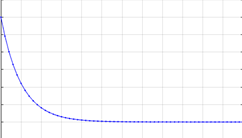
%> input picture bmes202/CA1_A03/Figure2.png, 242 x 138 px
$ octave scrpt_ca1fun2.m   (GNU Octave 9; MATLAB toolbox functions it lacks are replaced by stand-ins)
%> lines starting %> are read from the running program, lines starting %| are printed output that depends on the picture
### bmes202/CA1_A03/ca1_fun2.m
function [yt_data] = ca1_fun2(eq_cnst,t_data)
  % DESCRIPTION
	%  This function models how the heart rate slows as it returns to
	%  'normal' after exercise based on the model y(t) = D*exp(-t/tau) + B
	% INPUT
	%  eq_cnst -> [1x3] vector containing model constants [D,tau,B] in order.
	%      D   -> Increase in heart-rate (BPM)
  %      tau -> decay constant (sec)
	%      B   -> base-line heart-rate (BPM)
	%  t_data  -> [Nx1] vector containig times (sec)
	% OUTPUT
	%  yt_data -> Heart-rate (BPM)
	%-----------------------------------
  % Authors: Tony Okeke
	%          Nick Corrado
	%          Ben Jennings
	%          Gabriella Grym
	% Date: 09.25.2020
	% Team: A_03

	% Extract constants from eq_cnst
	  D = eq_cnst(1,1); % Assuming col 1 = D
		tau = eq_cnst(1,2); % Assuming col 2 = tau
		B = eq_cnst(1,3); % Assuming col 3 = B

	% Calculate yt_data
	  yt_data = D * exp(-t_data/tau) + B;
end

### bmes202/CA1_A03/scrpt_ca1fun2.m
%% Calculate Heart-rate Decays for Three Subjects
% DESCRIPTION
%  This function models how the heart rate slows as it returns to
%  'normal' after exercise based on the model y(t) = D*exp(-t/tau) + B
%  It plots the return to baseline for three subjects (fit,average,unfit).
%-----------------------------------
% Authors: Tony Okeke
%          Nick Corrado
%          Ben Jennings
%          Gabriella Grym
% Date: 09.25.2020
% Team: A_03

% Define time variable
   t_data = (0:60)';

% Define cnsts table containing constants for the different subjects
   fitness = {'Unfit','Average','Fit'}';
	 eq_cnst = [120 20 75;60 10 60;40 5 40];
	 % eq_cnst(:,1) -> D (BPM)
	 % eq_cnst(:,2) -> tau (sec)
	 % eq_cnst(:,3) -> B (BPM)
	 cnsts = table(fitness,eq_cnst);

% Use ca1_fun2 to determine heart-rates and plot Heart-rate vs Time
% graphs for each subject.

% Configure Plot
  figure
  ax = axes;
	% Color order for the various graphs
	ax.ColorOrder = [0 0.447058823529412 0.741176470588235;0.729411764705882 0 0;...
									 0.929411764705882 0.694117647058824 0.125490196078431];
	% Adjust plot settings
	ax.XGrid = 'on';
	ax.XMinorGrid = 'on';
	ax.YMinorGrid = 'on';
	hold on
  title('Heart-rate (BPM) vs Time (s)','FontWeight','bold','FontSize',14)
  xlabel('Time (s)','FontWeight','bold','FontSize',12)
	ylabel('Heart-rate (BPM)','FontWeight','bold','FontSize',12)
	yticks([20 40 60 80 100 120 140 160 180 200 220])

% Generate Graphs
  for i = 1:numel(fitness)
	  % Calculate yt_data
	    yt_data = ca1_fun2(cnsts.eq_cnst(i,:),t_data);
	  % Plot Results
		plot(t_data,yt_data,'-','LineWidth',1.5)
	end
	ylim([20 200])
  legend(fitness,'Location','northeast','FontSize',10)
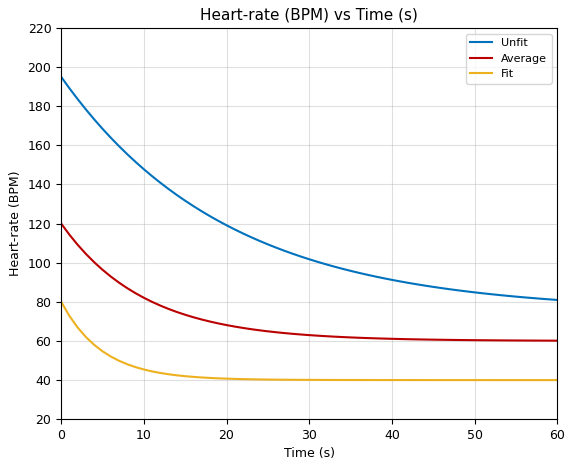
%> figure redrawn from the program's plot data; curve peaks at x = 0, y = 195; curve peaks at x = 0, y = 120; curve peaks at x = 0, y = 80
	hold off

%% Determining Constants from Figure 2 (In Problem Statement)
% Define Constants and t_data.
%   From Figure 2 (Problem Statement)
%     Increase in HR, D = Max HR - Min HR = 120 BPM
%     Base-line HR, B = Min HR = 60 BPM
%   To determine the appropriate tau value, we test four different tau
%   values (based on the values for fit,unfit,and average subjects). The
%   tau value that produces a graph matching figure 2 is then selected.
	D = 120;
	tau = (5:5:20)'; % t0 contains a range of values for testing
	B = 60;

	t_data = (0:60)';

% Calculate yt_data, and plot graphs for each potential tau value
% overlaying figure 2 in a 2 x 2 subplot grid.
	figure
	clf
	for i = 1:numel(tau)
		% Calculate heart rate
		yt_data = ca1_fun2([D tau(i) B],t_data);

		% Plot Graphs
		subplot(2,2,i)
		hold on
		title(sprintf('tau = %i',tau(i)))
		plot(t_data,yt_data,'-r','LineWidth',1.5)
		ylim([40 200])

		% Add graph from fig.2 to the background of the plots
		I = imread('Figure2.png');
%> I is the input picture: size 138x242x3 uint8; mean R, G, B 250.6, 250.6, 252.4
		h = image([0 60],[200 40],I);
		uistack(h,'bottom')
		xticks([0 60])
		yticks([50 200])
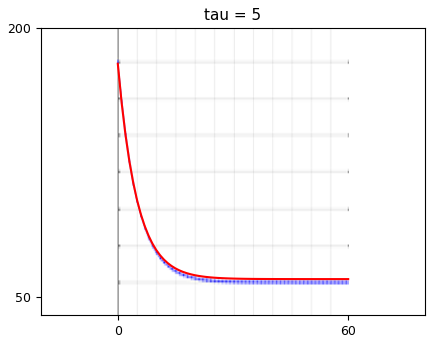
%> figure redrawn from the program's plot data
		hold off
	end
% The graph tau = 5 matches fig.2 the best out of all values tested.
%   Emphasize the plot tau = 5
	  ax = subplot(2,2,1);
		box on
		ax.LineWidth = 3;
		ax.XColor = 'blue';
		ax.YColor = 'blue';
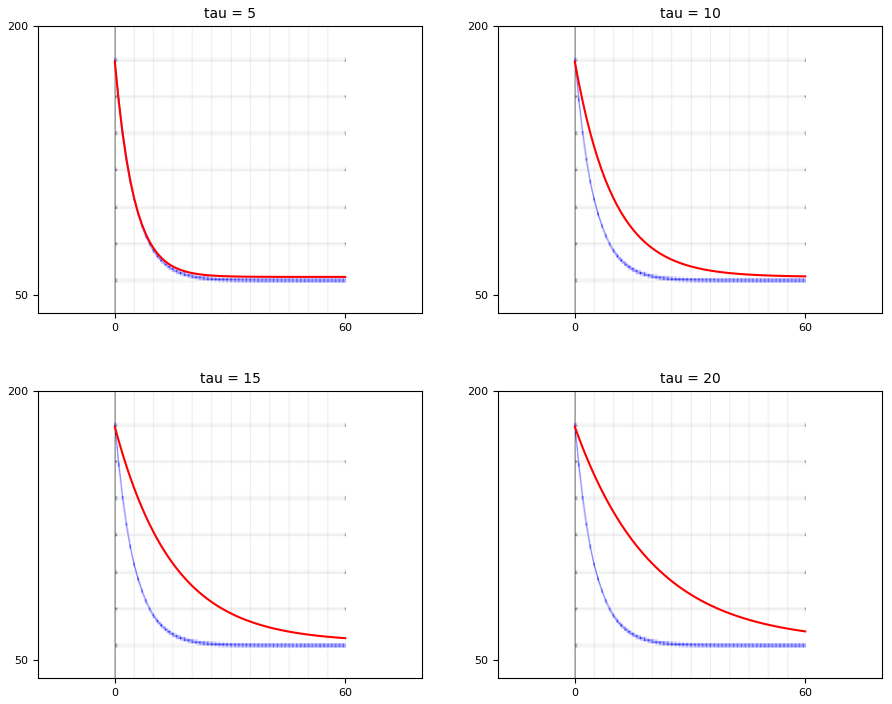
%> figure redrawn from the program's plot data, 4 panels

% Generate Figure 2 From The Problem Statement
%   Plot Graph
    figure
		ax = axes;
		hold on
		plot(t_data,ca1_fun2([D tau(1) B],t_data),'-r','LineWidth',1.5);
		ax.XGrid = 'on';
		ax.YGrid = 'on';
		title('Problem Statement Figure 2')
		xlabel('Time (s)')
		ylabel('Heart-rate (BPM)')
		ylim([40 200])
%   Include a text box containing the determined constants
	  txt = sprintf('Constants\n\nD = %i BPM \n\\tau = %i s \nB = %i BPM',...
		              D,tau(1),B);
		a = text(45,170,txt);
		a.EdgeColor = 'k';
		a.BackgroundColor = 'white';
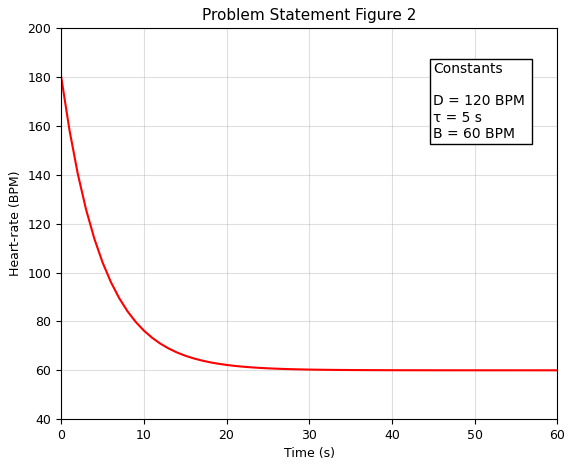
%> figure redrawn from the program's plot data; curve peaks at x = 0, y = 180
		hold off
